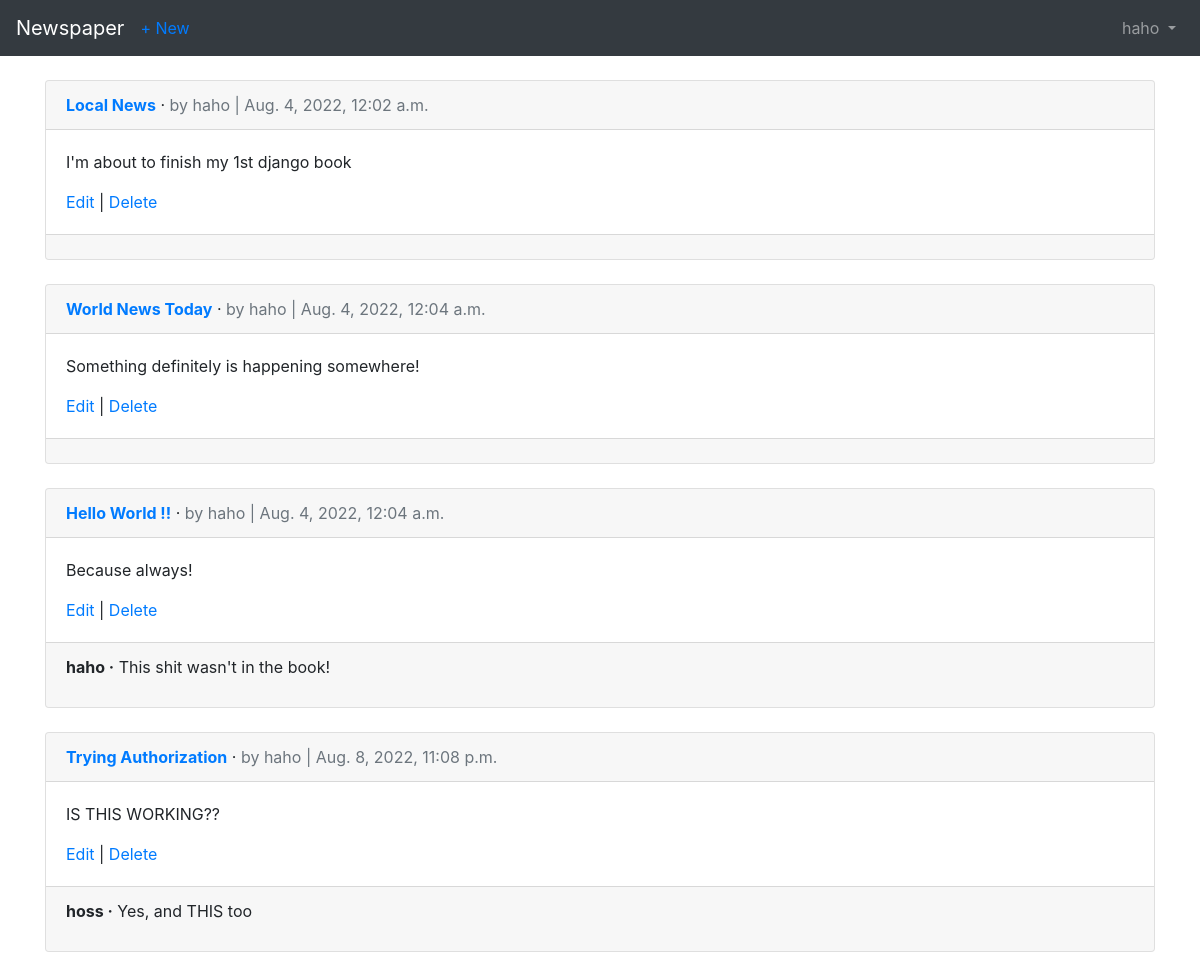
The page /articles/ (signed in) on the database its author committed.
### users/models.py (models this page shows)
class CustomUser(AbstractUser):
    age = models.PositiveIntegerField(null=True, blank=True)

### articles/models.py (models this page shows, shortened)
class Article(models.Model):
    title = models.CharField(max_length=255)
    body = models.TextField()
    date = models.DateTimeField(auto_now_add=True)
    author = models.ForeignKey(
        get_user_model(), on_delete=models.CASCADE,
        )

class Comment(models.Model):
    article = models.ForeignKey(Article, on_delete=models.CASCADE, related_name='comments',)
    comment = models.CharField(max_length=200)
    author = models.ForeignKey(
        get_user_model(), on_delete=models.CASCADE,
    )
    def __str__(self):
        return self.comment

### articles/views.py (the view)
# urls.py: path('', ArticleListView.as_view(), name='article_list'),
class ArticleListView(LoginRequiredMixin, ListView):
    model = Article
    template_name = 'article_list.html'
    login_url = 'login'

### templates/article_list.html (shortened to what this page needs)
{% extends 'base.html' %}
{% block content %}
     {% for article in object_list %}
         <div class="card">
             <div class="card-header">
                 <span class="font-weight-bold"><a href="{% url 'article_detail' article.pk %}">{{ article.title }}</a></span> &middot;
                 <span class="text-muted">by {{ article.author }} | {{ article.date }}</span>
             </div>
             <div class="card-body">
                 <p>{{ article.body }}</p>
                 <a href="{% url 'article_edit' article.pk %}">Edit</a> | <a href="{% url 'article_delete' article.pk %}">Delete</a>
             </div>
             <div class="card-footer">
                 {% for comment in article.comments.all %}
                     <p>
                         <span class="font-weight-bold">{{ comment.author }} &middot;</span>
                         {{ comment }}
                     </p>
                 {% endfor %}
             </div>
         </div>
         <br />
     {% endfor %}
{% endblock content %}

### templates/base.html (shortened to what this page needs)
<!doctype html>
<html lang="en">
    <head>
         <link rel="stylesheet" href="https://cdn.jsdelivr.net/npm/bootstrap@4.1.3/dist/css/bootstrap.min.css">
    </head>
    <body>
        <nav class="navbar navbar-expand-md navbar-dark bg-dark mb-4">
             <a class="navbar-brand" href="{% url 'home' %}">Newspaper</a>
             {% if user.is_authenticated %}
                 <ul class="navbar-nav mr-auto">
                     <li class="nav-item"><a href="{% url 'article_new' %}">+ New</a></li>
                 </ul>
             {% endif %}
             <div class="collapse navbar-collapse" id="navbarCollapse">
                 {% if user.is_authenticated %}
                     <ul class="navbar-nav ml-auto">
                         <li class="nav-item">
                            <a class="nav-link dropdown-toggle" href="#" id="userMenu" data-toggle="dropdown" aria-haspopup="true" aria-expanded="false">
                                 {{ user.username }}
                            </a>
                         </li>
                     </ul>
                 {% else %}
                     <form class="form-inline ml-auto">
                         <a href="{% url 'login' %}" class="btn btn-outline-secondary">Log In</a>
                         <a href="{% url 'signup' %}" class="btn btn-primary ml-2">Sign Up</a>
                     </form>
                 {% endif %}
             </div>
        </nav>
        <div class="container">
             {% block content %}
             {% endblock content %}
        </div>
    </body>
</html>

### rows shown on the page
CustomUser: username "haho"
Article: title "Local News", author "haho", date "Aug. 4, 2022, 12:02 a.m.", body "I'm about to finish my 1st django book"
Article: title "World News Today", author "haho", date "Aug. 4, 2022, 12:04 a.m.", body "Something definitely is happening somewhere!"
Article: title "Hello World !!", author "haho", date "Aug. 4, 2022, 12:04 a.m.", body "Because always!"
Comment: author "haho", comment "This shit wasn't in the book!"
Article: title "Trying Authorization", author "haho", date "Aug. 8, 2022, 11:08 p.m.", body "IS THIS WORKING??"
Comment: author "hoss", comment "Yes, and THIS too"
